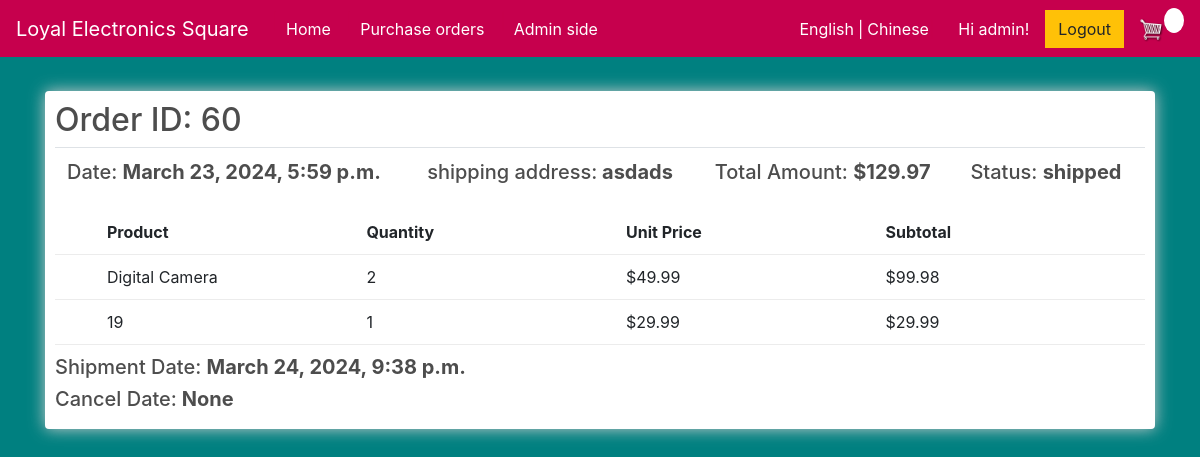
The app's page /order_detail/60 (signed in) with its own data.
### store/models.py (models this page shows, shortened)
class Order(models.Model):
    STATUS_CHOICES = [
        ('pending', _('Pending')),
        ('shipped', _('Shipped')),
        ('cancelled', _('Cancelled')),
        ('hold', _('Hold')),]
    customer = models.ForeignKey(Customer, on_delete=models.SET_NULL, null=True, blank=True, verbose_name=_('customer'))
    date_ordered = models.DateTimeField(default=timezone.now, verbose_name=_('date_ordered'))
    complete = models.BooleanField(default=False, null=True, blank=False)
    total_amount = models.DecimalField(max_digits=100, decimal_places=2, null=True, verbose_name=_('total_amount'))
    status = models.CharField(max_length=10, choices=STATUS_CHOICES, default='pending', verbose_name=_('status'))
    shipment_date = models.DateTimeField(null=True, blank=True, verbose_name=_('shipment_date'))
    cancel_date = models.DateTimeField(null=True, blank=True, verbose_name=_('cancel_date'))
    @property
    def get_cart_items(self):
        orderitems = self.orderitem_set.all()
        total = sum([item.quantity for item in orderitems])
        return total
    def total_amount(self):
        orderitems = self.orderitem_set.all()
        total = sum([item.get_total for item in orderitems])
        return total

class Customer(models.Model):
    user = models.OneToOneField(User, on_delete=models.CASCADE, related_name = 'customer', null=True, blank=True, verbose_name=_('user'))
    full_name = models.CharField(max_length=200, null=True, verbose_name=_('full_name'))
    email = models.CharField(max_length=200, null=True, verbose_name=_('email'))
    password = models.CharField(max_length=200, null=True, verbose_name=_('password'))
    shipping_address = models.CharField(max_length=200, null=True, verbose_name=_('shipping_address'))

class OrderItem(models.Model):
    product = models.ForeignKey(Product, on_delete=models.SET_NULL, null=True, verbose_name=_('product'))
    order = models.ForeignKey(Order, on_delete=models.SET_NULL, null=True, verbose_name=_('order'))
    quantity = models.IntegerField(default=0, null=True, blank=True, verbose_name=_('quantity'))
    date_added = models.DateTimeField(auto_now_add=True, verbose_name=_('date_added'))
    unit_price = models.DecimalField(max_digits=10, decimal_places=2, null=True, verbose_name=_('unit_price'))
    subtotal = models.DecimalField(max_digits=10, decimal_places=2, null=True, verbose_name=_('subtotal'))
    @property
    def get_total(self):
        total = self.product.price * self.quantity
        return total

class Product(models.Model):
    name = models.CharField(max_length=200, null=True, verbose_name=_('name'))
    price = models.DecimalField(max_digits=10, decimal_places=2, verbose_name=_('price'))
    brand = models.CharField(max_length=16, null=True, verbose_name=_('brand'))
    connectivity_technology = models.CharField(max_length=32, null=True, verbose_name=_('connectivity_technology'))
    digital = models.BooleanField(default=False, null=True, blank=False)
    image = models.ImageField(null=True, blank=True)
    image2 = models.ImageField(null=True, blank=True)
    image3 = models.ImageField(null=True, blank=True)
    description = models.TextField(null=True, verbose_name=_('description'))
    is_active = models.BooleanField(default=True, verbose_name=_('is_active'))

### store/views.py (the view)
# urls.py: path('order_detail/<int:pk>', views.order_detail, name="order_detail"),
@login_required
def order_detail(request, pk):
     if request.user.is_authenticated:
          customer = request.user.customer
          order, created = Order.objects.get_or_create(customer=customer, complete=False)
          items = order.orderitem_set.all()
          cartItems = order.get_cart_items
     else:
          items = []
          order = {'get_cart_total':0, 'get_cart_items':0, 'shipping':False}
          cartItems = order['get_cart_items']
     order = Order.objects.get(id=pk)
     order_items = OrderItem.objects.filter(order=order)
     return render(request, 'store/order_detail.html', {'order': order, 'order_items': order_items})

### store/templates/store/order_detail.html (shortened to what this page needs)
{% extends 'store/main.html' %}
{% load static %}
{% load i18n %}
{% block content %}
<div class="row">
    <div class="col-lg-12">
        <div class="box-element">
            <table class="table">
                <h2>{% trans 'Order ID:' %} {{ order.id }}</h2>
                <tr>
                    <th><h5>{% trans 'Date:' %} <strong>{{order.date_ordered}}</strong></h5></th>
                    <th><h5>{% trans 'shipping address:' %}<strong> {{order.customer.shipping_address}}</strong></h5></th>
                    <th><h5>{% trans 'Total Amount:' %} <strong>${{order.total_amount}}</strong></h5></th>
                    <th><h5>{% trans 'Status:' %} <strong>{{order.status}}</strong></h5></th>
                </tr>
            </table>
            <div class="cart-row">
                <div style="flex:0.2"><strong></strong></div>
                <div style="flex:1"><strong>{% trans 'Product' %}</strong></div>
                <div style="flex:1"><strong>{% trans 'Quantity' %}</strong></div>
                <div style="flex:1"><strong>{% trans 'Unit Price' %}</strong></div>
                <div style="flex:1"><strong>{% trans 'Subtotal' %}</strong></div>
            </div>
            {% for item in order_items %}
            <div class="cart-row">
                <div style="flex:0.2"></div>
                <div style="flex:1">{{item.product.name}}</div>
                <div style="flex:1">{{item.quantity}}</div>
                <div style="flex:1">${{item.product.price}}</div>
                <div style="flex:1">${{item.get_total}}</div>
            </div>
            {% endfor %}
            <tr>
                <th><h5>{% trans 'Shipment Date:' %} <strong>{{order.shipment_date}}</strong></h5></th>
                <th><h5>{% trans 'Cancel Date:' %}<strong> {{order.cancel_date }}</strong></h5></th>
            </tr>
    </div>
</div>
{% endblock content %}

### store/templates/store/Main.html (shortened to what this page needs)
<!DOCTYPE html>
{% load static %}
{% load i18n %}
<html>
<head>
	<link rel="stylesheet" href="https://stackpath.bootstrapcdn.com/bootstrap/4.4.1/css/bootstrap.min.css">
	<link rel="stylesheet" type="text/css" href="{% static 'css/main.css' %}">
</head>
<body>
	<nav class="navbar navbar-expand-lg navbar-dark" style="background-color: #c6004d;">
		<a class="navbar-brand" href="{% url 'store' %}">{% trans 'Loyal Electronics Square' %}</a>
		<div class="collapse navbar-collapse" id="navbarSupportedContent">
			<ul class="navbar-nav me-auto mb-2 mb-lg-0">
				<a style="margin-left: 8px; color: #c6004d">|</a>
				<li class="nav-item">
					<a class="nav-link active" aria-current="page" href="{% url 'store' %}">{% trans 'Home' %}</a>
				</li>
				<a style="margin-left: 8px; color: #c6004d">|</a>
				<li class="nav-item">
					<a class="nav-link active" aria-current="page" href="{% url 'order_list' %}">{% trans 'Purchase orders' %}</a>
				</li>
				<a style="margin-left: 8px; color: #c6004d">|</a>
				<li class="nav-item">
					<a class="nav-link active" aria-current="page" href="{% url 'adminDashboard' %}">{% trans 'Admin side' %}</a>
				</li>
			</ul>
		</div>
	    <div class="form-inline my-2 my-lg-0">
				<a style="margin-right: 4px; color: white" href="/en/">{% trans 'English' %}</a>
				<a style="color: white">|</a>
				<a style="margin-left: 4px;color: white" href="/zh-hant/">{% trans 'Chinese' %}</a>
				<a style="margin-right: 24px; color: #c6004d">|</a>
			{% if user.is_authenticated %}
				<a style="margin-right: 16px; color: white">{% trans 'Hi' %} {{ user.username }}! </a>
				<form action="{% url 'logout' %}" method="post">
					<button class="btn btn-warning" type="submit">{% trans 'Logout' %}</button>
				</form>
			{% else %}
				<a style="margin-right: 16px; color: white">{% trans 'You are not logged in.' %} </a>
	     		<a href="{% url 'login' %}" class="btn btn-warning">{% trans 'Login' %}</a>
	     	{% endif %}
	     	<a href="{% url 'cart' %}">
	    		<img  id="cart-icon" src="{% static 'images/cart.png' %}">
	    	</a>
	    	<p id="cart-total">{{cartItems}}</p>
	    </div>
	</nav>
     <div class="container">
            <br>
            {% block content %}
            {% endblock content %}
         </div>
</body>
</html>

### static/css/main.css (style rules this page uses)
body { background-color: hsl(0, 0%, 98%); }
h1,h2,h3,h4,h5,h6 { color:hsl(0, 0%, 30%); }
.box-element { box-shadow:hsl(0, 0%, 80%) 0 0 16px; background-color: #fff; border-radius: 4px; padding: 10px; }
#cart-icon { width:25px; display: inline-block; margin-left: 15px; }
#cart-total { display: block; text-align: center; color:red; background-color:white; width: 20px; height: 25px; border-radius: 50%; font-size: 14px; }
.col-lg-4, .col-lg-6, .col-lg-8, .col-lg-12 { margin-top: 10px; }
.btn { border-radius: 0; }
.cart-row { display: flex; align-items: flex-stretch; padding-bottom: 10px; margin-bottom: 10px; border-bottom: 1px solid #ececec; }

### store/templates/store/order_detail.html (style rules this page uses)
body { background-color: #008080; }

### records on screen
Order: id "60", date_ordered "March 23, 2024, 5:59 p.m.", customer.shipping_address "asdads", total_amount "129.97", status "shipped", shipment_date "March 24, 2024, 9:38 p.m.", cancel_date "None"
OrderItem: product.name "Digital Camera", quantity "2", product.price "49.99", get_total "99.98"
OrderItem: product.name "19", quantity "1", product.price "29.99", get_total "29.99"

### other values on screen
{{ user.username }} "admin"
